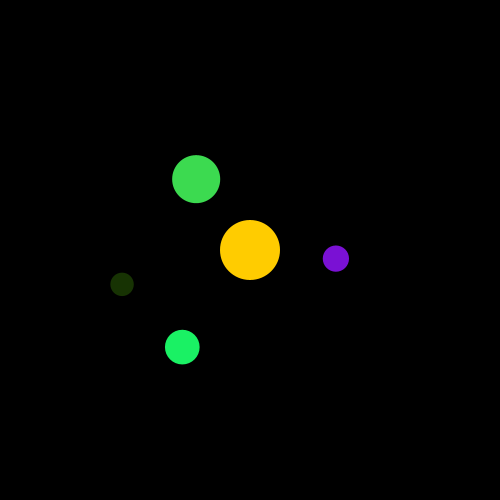
Frame 1 (no input)
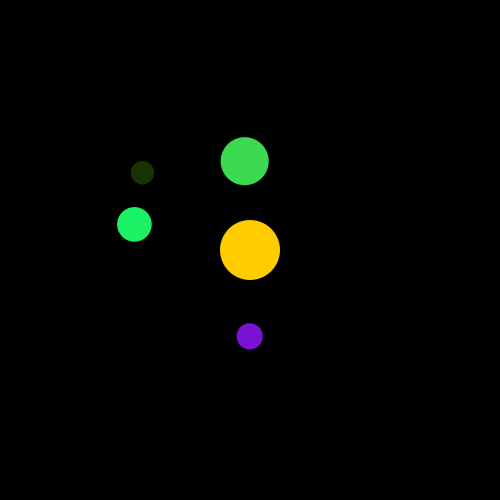
Frame 60 (the mouse pressed at the canvas centre just before this capture)
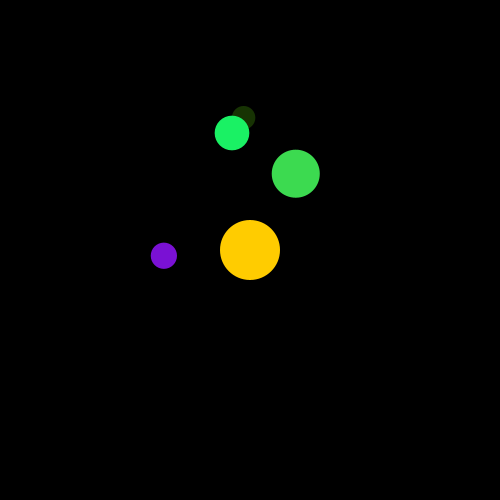
Frame 120 (the mouse held since frame 60 and released just before this capture)

The Processing sketch that drew these frames (run headless with seeded random() and noise(); from frame 60 on, the mouse is pressed at the canvas centre):

// Processing sketch: image_input
// ── image_input.pde
int numPlanets = 4; // Adjust the number of planets
float[] angle = new float[numPlanets];
float[] distance = new float[numPlanets];
float[] diameter = new float[numPlanets];
color[] colors = new color[numPlanets];

void setup() {
  size(500, 500);
  noStroke();
  // Initialize planet properties
  for (int i = 0; i < numPlanets; i++) {
    angle[i] = random(TWO_PI); // Start angle
    distance[i] = random(50, 200); // Distance from the center
    diameter[i] = random(10, 50); // Diameter of the planet
    colors[i] = color(random(255), random(255), random(255)); // Color
  }
}

void draw() {
  background(0); // Black background
  translate(width/2, height/2); // Move to the center
  
  // Draw the central star
  fill(255, 204, 0);
  ellipse(0, 0, 60, 60);
  
  // Draw planets
  for (int i = 0; i < numPlanets; i++) {
    float x = cos(angle[i]) * distance[i];
    float y = sin(angle[i]) * distance[i];
    fill(colors[i]);
    ellipse(x, y, diameter[i], diameter[i]);
    angle[i] += 0.01 + i * 0.005; // Increment the angle for the next frame
  }
}
